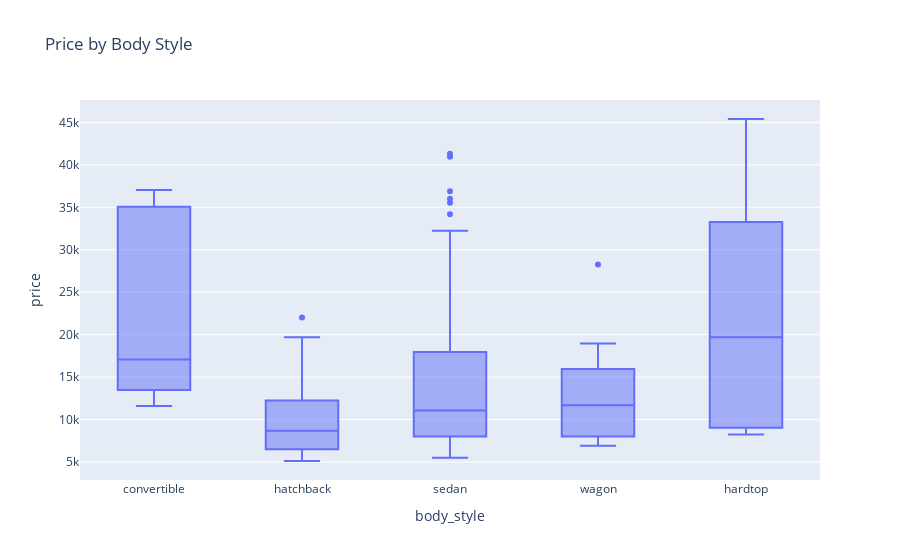

Notebook code for this chart:
### Code cell
fig = px.box(df, x="body_style", y="price", title="Price by Body Style")
fig.show()

### Figure 1 — Plotly figure (JSON) as saved in the notebook; plotly's stock layout.template omitted (floating-point values rounded to 4 significant figures; data arrays with more than 128 entries replaced by an {"elided": "..."} marker saying what was removed)
{"data": [{"alignmentgroup": "True", "hovertemplate": "body_style=%{x}<br>price=%{y}<extra></extra>", "legendgroup": "", "marker": {"color": "#636efa"}, "name": "", "notched": false, "offsetgroup": "", "orientation": "v", "showlegend": false, "type": "box", "x": {"elided": "205 str values"}, "x0": " ", "xaxis": "x", "y": {"elided": "205 float values"}, "y0": " ", "yaxis": "y"}], "layout": {"boxmode": "group", "legend": {"tracegroupgap": 0}, "title": {"text": "Price by Body Style"}, "xaxis": {"anchor": "y", "domain": [0, 1], "title": {"text": "body_style"}}, "yaxis": {"anchor": "x", "domain": [0, 1], "title": {"text": "price"}}}}
